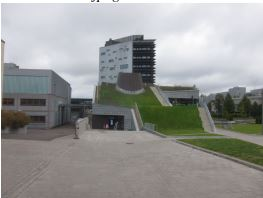
%> input picture 3/3/natural.JPG, 263 x 198 px
$ octave main.m   (GNU Octave 9; MATLAB toolbox functions it lacks are replaced by stand-ins)
%> lines starting %> are read from the running program, lines starting %| are printed output that depends on the picture
### 3/3/RGGB.m
function rgb = RGGB (I11,I12,I13)
[m, n] = size(I11);
%Img = cat(1, zeros(2,n,3),Img, zeros(2,n,3));
I11 = [ zeros(2,n);I11; zeros(2,n)];
I12 = [ zeros(2,n);I12; zeros(2,n)];
I13 = [ zeros(2,n);I13; zeros(2,n)];

%Img = cat(1, zeros(2,n,3),Img, zeros(2,n,3));
I11 = [ zeros(m+4,2),I11, zeros(m+4,2)];
I12 = [ zeros(m+4,2),I12, zeros(m+4,2)];
I13 = [ zeros(m+4,2),I13, zeros(m+4,2)];

for j = 5:2:n+1
        G(i-1, j-2) = I12(i-1, j-2);
        G(i-1, j) = I12(i-1, j);
   for i = 5:2:m+1
        G(i-2, j-1) = I12(i-2, j-1);
        G(i, j-1) = I12(i, j-1);
        G(i-1, j-1) = (I12(i-2, j-1) + I12(i, j-1) + I12(i-1, j-2) + I12(i-1, j))/4;
        G(i-2, j-2) = (I12(i-3, j-2) + I12(i-1, j-2) + I12(i-2, j-1) +I12(i-2, j-3))/4;
        G(i, j-2) = (I12(i-1, j-2) + I12(i+1, j-2) + I12(i, j-3)+ I12(i, j-1))/4;
        G(i-2, j) = (I12(i-3, j-2) + I12(i-1, j-2) + I12(i-2, j-1) +I12(i-2, j+1))/4;
        G(i, j) = (I12(i-1, j) + I12(i+1, j) + I12(i, j-1) +I12(i, j+1))/4;

        R(i-2, j-2) = I11(i-2, j-2);
        R(i-2, j) = I11(i-2, j);
        R(i, j-2) = I11(i, j-2);
        R(i, j) = I11(i, j);
        R(i-2, j-1) = (I11(i-2, j-2) + I11(i-2, j))/2;
        R(i-1, j-2) = (I11(i-2, j-2) + I11(i, j-2))/2;
        R(i-1, j) = (I11(i-2, j) + I11(i, j))/2;
        R(i, j-1) = (I11(i, j-2) + I11(i, j))/2;
        R(i-1, j-1) = (I11(i-2, j-2) + I11(i, j-2) + I11(i-2, j) + I11(i, j))/4;

        B(i-2, j-2) = (I13(i-3, j-2) + I13(i-1, j-2) + I13(i-2, j-3) + I13(i-2, j-1))/4;
        B(i, j-2) = (I13(i-1, j-3) + I13(i+1, j-3) + I13(i-1, j-1) + I13(i+1, j-1))/4;
        B(i, j) = (I13(i-1, j-1) + I13(i-1, j-1) + I13(i+1, j-3) + I13(i+1, j-1))/4;
        B(i-2, j) = (I13(i-1,j-1) + I13(i+1, j-1) + I13(i-1, j+1) + I13(i+1,j+1))/4;
        B(i-2, j-1) = (I13(i-1, j-1) + I13(i-3, j-1))/2;
        B(i-1, j-2) = (I13(i-1, j-3) + I13(i-1, j-1))/2;
        B(i, j-1) = (I13(i-1, j-1) + I13(i+1, j-1))/2;
        B(i-1, j) = (I13(i-1, j-1) + I13(i-1, j+1))/2;
        B(i-1, j-1) = I13(i-1, j-1);
    end
end
rgb = zeros(197,261,3);
rgb(:,:,1) = R(3:199,3:263);
rgb(:,:,2) = G(3:199,3:263);
rgb(:,:,3) = B(3:199,3:263);
rgb = cat(3,R(3:199,3:263),G(3:199,3:263),B(3:199,3:263));
rgb = uint8(rgb/2^8);
end

### 3/3/main.m
I1 = imread('natural.jpg');
%> I1 is the input picture: size 198x263x3 uint8; mean R, G, B 150.3, 151, 149.1
I2 = imread('outoffocus.jpg');
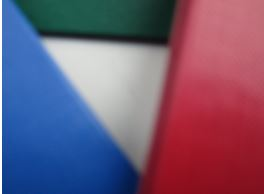
%> input picture 3/3/outoffocus.JPG, 264 x 194 px
%> I2 is the input picture: size 194x264x3 uint8; mean R, G, B 114.6, 89.6, 118
figure,
imshow(I1);
figure,
imshow(I2);
%Demosaic: 4 types of mosaic (Bayer pattter):
%'grbg' = G R G
%         B G B
%         G R G
%
%'gbrg' = G B G
%         R G R
%         G B G
%
%'rggb' = R G R
%         G B G
%         R G R
%
%'bggr' = B G B
%         G R G
%         B G B
%A bayer filter mosaic is a color filter arranging RGB color filters on a
%square grid. It's pattern is 50% green, %25 red and %25 blue.Hence it is
%also called BGGR, RGBG, RGGB. It's based on using twice as many green(luminance-sensitive)
%elements as red or blue(chrminance-sensitive) to mimic the physiology of
%the human eye.
%Sampsa values after interpolation become image pixels.

%Separate the images into subchannels
I11 = I1(:,:,1);
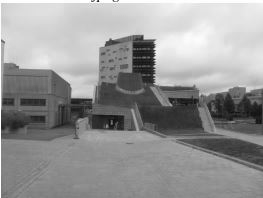
%> I11: size 198x263 uint8; min 13, max 255, mean 150.3
I12 = I1(:,:,2);
I13 = I1(:,:,3);
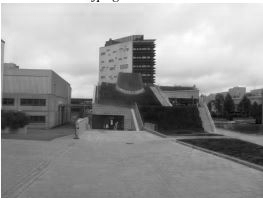
%> I13: size 198x263 uint8; min 3, max 255, mean 149.1

I21 = I2(:,:,1);
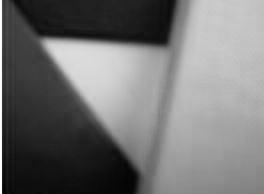
%> I21: size 194x264 uint8; min 2, max 255, mean 114.6
I22 = I2(:,:,2);
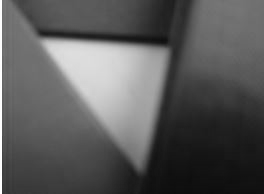
%> I22: size 194x264 uint8; min 12, max 255, mean 89.6
I23 = I2(:,:,3);
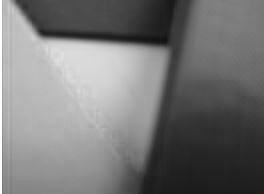
%> I23: size 194x264 uint8; min 16, max 255, mean 118
figure,
subplot(2,3,1)
imshow(I11);
subplot(2,3,2)
imshow(I12);
subplot(2,3,3)
imshow(I13);
subplot(2,3,4)
imshow(I21);
subplot(2,3,5)
imshow(I22);
subplot(2,3,6)
imshow(I23);

%%implement RGGB
BI11 = RGGB (I11);
%> in RGGB, `I11 = [ zeros(2,n);I11; zeros(2,n)];`:
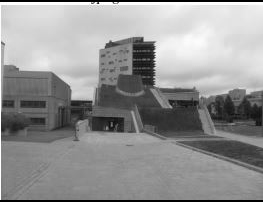
%> I11: size 202x263 uint8; min 0, max 255, mean 147.3
%> the run ends on the next line
